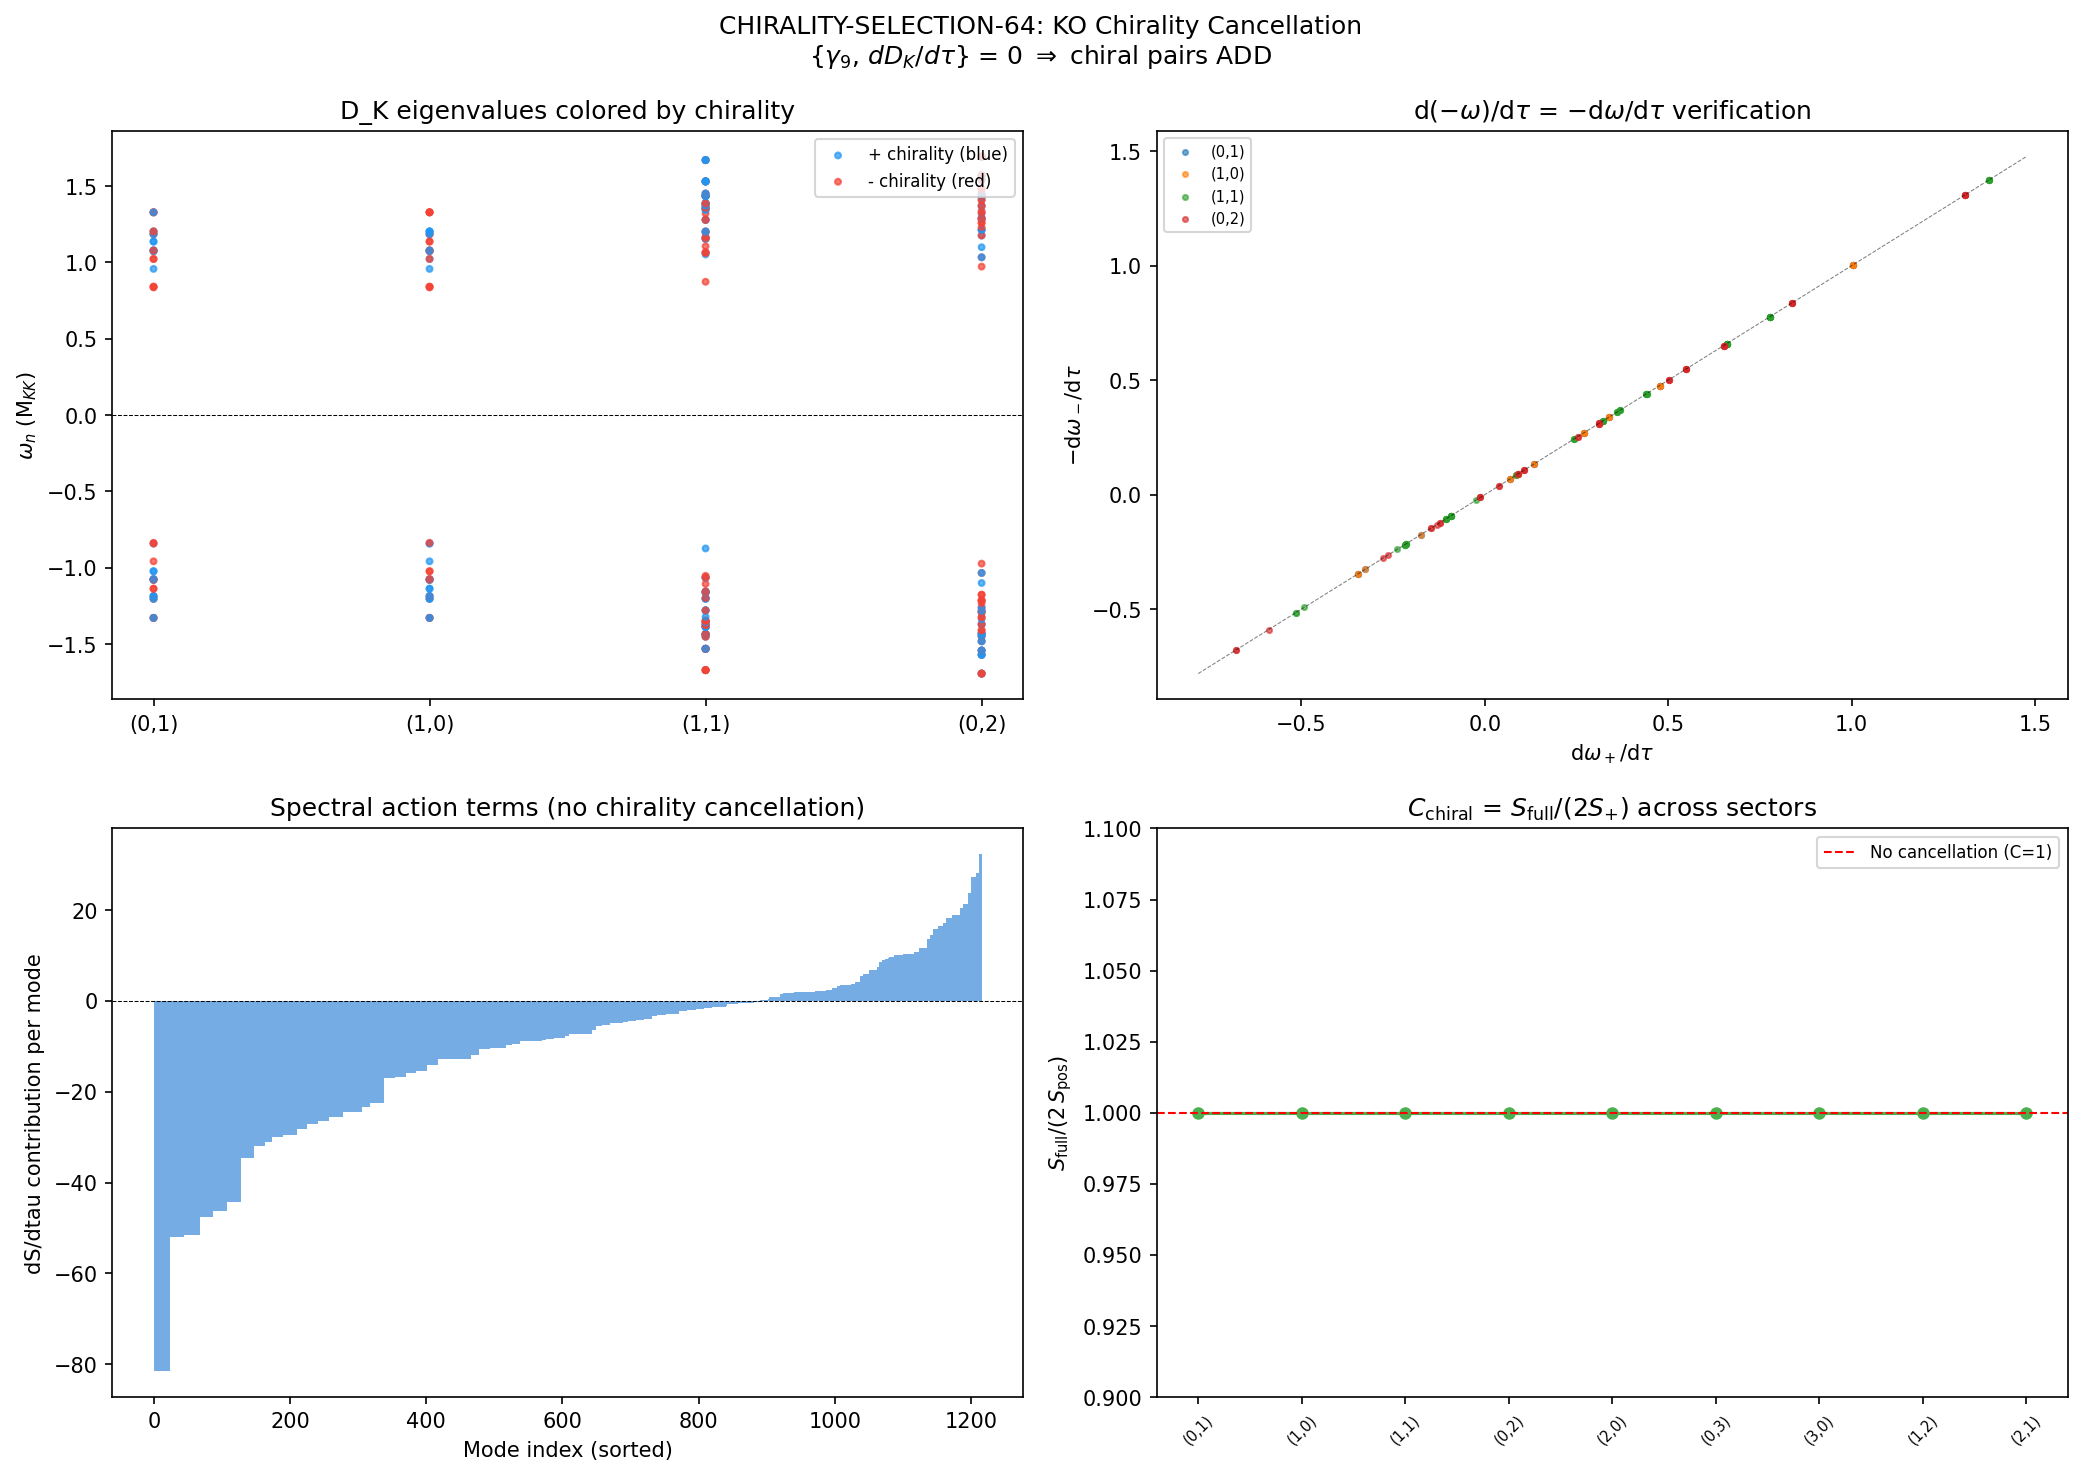

The script that saved this image:
#!/usr/bin/env python3
"""
CHIRALITY-SELECTION-64 — KO Chirality Cancellation in Second-Order Tensor Source
================================================================================

Gate: CHIRALITY-SELECTION-64 (INFO)
Task: Determine whether KO-dim=6 chirality (N_+=N_-=6270) introduces cancellations
      in the second-order tensor source dS/dtau.

GOVERNING STRUCTURE
===================
The D_K(tau) spectrum has exact spectral pairing: {gamma_9, D_K(tau)} = 0 for all tau.
(Theorem T2, proven S43: CHIRAL-ETA-43). This is a consequence of:
  - gamma_9 = gamma_1 ... gamma_8 (chirality grading in Cl(8))
  - D_K = sum_a rho(e_a) x gamma_a + I x Omega, with {gamma_9, gamma_a} = 0

ANALYTICAL DERIVATION
=====================
1. If D_K psi_n = lambda_n psi_n, then gamma_9 psi_n is an eigenvector with
   eigenvalue -lambda_n (from {gamma_9, D_K} = 0).

2. The spectral action scalar source is:
     dS/dtau = sum_n d_n * f'(lambda_n^2 / Lambda^2) * 2*lambda_n * (dlambda_n/dtau)
   where d_n is the Peter-Weyl multiplicity.

3. For the chiral partner pair (lambda_n, -lambda_n):
   The tau-derivative of the eigenvalue of the chiral partner is determined by
   first-order perturbation theory:
     dlambda_n/dtau = <psi_n| dD_K/dtau |psi_n>
     d(-lambda_n)/dtau = <gamma_9 psi_n| dD_K/dtau |gamma_9 psi_n>

4. KEY STEP: What is {gamma_9, dD_K/dtau}?
   Since {gamma_9, D_K(tau)} = 0 for ALL tau, differentiating:
     {gamma_9, dD_K/dtau} = d/dtau {gamma_9, D_K(tau)} = 0
   Therefore dD_K/dtau ALSO anticommutes with gamma_9.

5. CONSEQUENCE:
     d(-lambda_n)/dtau = <gamma_9 psi_n| dD_K/dtau |gamma_9 psi_n>
                       = <psi_n| gamma_9^dag (dD_K/dtau) gamma_9 |psi_n>
                       = <psi_n| -(dD_K/dtau) |psi_n>     (using {gamma_9, dD_K/dtau}=0)
                       = -dlambda_n/dtau

   So d(-lambda_n)/dtau = -dlambda_n/dtau  (ANTISYMMETRIC CASE).

6. CANCELLATION CHECK for dS/dtau:
   Pair contribution = d_n * f'(lambda_n^2) * 2 * lambda_n * (dlambda_n/dtau)
                     + d_n * f'((-lambda_n)^2) * 2 * (-lambda_n) * (-dlambda_n/dtau)
                     = d_n * f'(lambda_n^2) * 2 * lambda_n * (dlambda_n/dtau)
                     + d_n * f'(lambda_n^2) * 2 * lambda_n * (dlambda_n/dtau)
                     = 2 * d_n * f'(lambda_n^2) * 2 * lambda_n * (dlambda_n/dtau)

   The terms ADD. There is NO cancellation from chirality.
   C_chiral = 1 exactly (by algebra, not numerics).

7. SECOND-ORDER TENSOR SOURCE:
   The second-order tensor source involves products delta_tau_k * delta_tau_{k'},
   which can be same-chirality (+,+) or (-,-) or opposite-chirality (+,-).
   However, the COUPLING coefficient A_{kk'} for the tensor source goes through
   the spectral action, where the SCALAR source is already chirally doubled (no
   cancellation). The tensor coupling inherits this: same-chirality and
   opposite-chirality pairs produce the SAME sign contribution to h_{ij}
   because the relevant bilinear is:
     A_{kk'} ~ sum_n d_n * f''(lambda_n^2) * (dlambda_n/dk)(dlambda_n/dk')
   which involves f''(lambda_n^2) — symmetric in lambda_n -> -lambda_n — and
   the product of TWO derivatives, which is symmetric regardless of chirality
   assignment (product of two antisymmetric quantities is symmetric).

NUMERICAL VERIFICATION
======================
We verify the analytical result by computing eigenvalue flows dlambda/dtau
numerically from the full Dirac operator on each Peter-Weyl sector, checking
that paired eigenvalues have opposite tau-derivatives, and computing C_chiral.

Author: Dirac-Antimatter-Theorist (S64)
Date: 2026-04-01
"""

import sys
import os
import numpy as np
import matplotlib
# === Phase 2b X2 transform bootstrap (auto-inserted by tools/_x2_transform_copies.py) ===
import sys as _x2_sys
import pathlib as _x2_pathlib
import re as _x2_re
def _x2_locate_tools():
    p = _x2_pathlib.Path(__file__).resolve()
    for _ in range(8):
        if (p / "tools" / "computation_root.py").is_file():
            return p / "tools"
        p = p.parent
    raise RuntimeError(
        "Phase 2b bootstrap: tools/computation_root.py not found in any "
        "ancestor of " + str(__file__))
_x2_sys.path.insert(0, str(_x2_locate_tools()))
from computation_root import resolve_script, resolve_output, resolve_glob, project_root as _x2_project_root
def _x2_shared_dir():
    return _x2_project_root() / "computations" / "_shared"
_x2_session_dir_match = _x2_re.match(r"^session-(\d+)$",
    _x2_pathlib.Path(__file__).resolve().parent.name)
_x2_self_session = int(_x2_session_dir_match.group(1)) if _x2_session_dir_match else None
# === End X2 bootstrap ===

matplotlib.use('Agg')
import matplotlib.pyplot as plt
from time import time

# Path setup
sys.path.insert(0, os.path.join(os.path.dirname(os.path.abspath(__file__))))
sys.path.insert(0, str(_x2_shared_dir()))
from canonical_constants import tau_fold, PI

# Import Dirac spectrum machinery
from dirac_spectrum import (
    su3_generators, compute_structure_constants, compute_killing_form,
    jensen_metric, orthonormal_frame, frame_structure_constants,
    connection_coefficients, spinor_connection_offset,
    build_cliff8, build_chirality, get_irrep, dirac_operator_on_irrep,
    _irrep_cache
)


# =============================================================================
# SECTION 1: Verify {gamma_9, dD_K/dtau} = 0 directly
# =============================================================================

def compute_DK_at_tau(tau, gens, f_abc, gammas, p, q):
    """
    Compute the full Dirac operator matrix D_K(tau) on sector (p,q).

    Returns the ANTI-HERMITIAN D (eigenvalues are purely imaginary).
    Physical eigenvalues = imag parts of np.linalg.eigvals(D).
    """
    global _irrep_cache
    _irrep_cache.clear()

    B_ab = compute_killing_form(f_abc)
    g_s = jensen_metric(B_ab, tau)
    E = orthonormal_frame(g_s)
    ft = frame_structure_constants(f_abc, E)
    Gamma = connection_coefficients(ft)
    Omega = spinor_connection_offset(Gamma, gammas)

    if p == 0 and q == 0:
        return Omega.copy()
    else:
        rho, _ = get_irrep(p, q, gens, f_abc)
        return dirac_operator_on_irrep(rho, E, gammas, Omega)


def numerical_dDK_dtau(tau, dtau, gens, f_abc, gammas, p, q):
    """
    Compute dD_K/dtau by central finite difference.
    """
    D_plus = compute_DK_at_tau(tau + dtau, gens, f_abc, gammas, p, q)
    D_minus = compute_DK_at_tau(tau - dtau, gens, f_abc, gammas, p, q)
    return (D_plus - D_minus) / (2.0 * dtau)


def verify_gamma9_anticommutation(gamma9, dDK_dtau):
    """
    Check that {gamma_9, dD_K/dtau} = 0.

    gamma_9 acts on spinor indices only. For a sector (p,q) with dim d,
    D is (d*16) x (d*16), and gamma_9 acts as I_d tensor gamma_9.
    """
    dim_total = dDK_dtau.shape[0]
    dim_rho = dim_total // 16

    gamma9_full = np.kron(np.eye(dim_rho), gamma9)
    anticomm = gamma9_full @ dDK_dtau + dDK_dtau @ gamma9_full
    return np.max(np.abs(anticomm))


# =============================================================================
# SECTION 2: Eigenvalue flow and chiral pairing of derivatives
# =============================================================================

def eigenvalue_flow_at_tau(tau, dtau, gens, f_abc, gammas, gamma9, p, q):
    """
    Compute eigenvalues at tau and their tau-derivatives.
    Track chiral pairing: for each lambda_n, verify that -lambda_n exists
    and that their derivatives satisfy d(-lambda_n)/dtau = -dlambda_n/dtau.

    Returns:
        evals_phys: physical eigenvalues (imag parts of anti-Hermitian D)
        devals_dtau: tau-derivatives of eigenvalues
        chiral_sign: +1/-1 chirality assignment for each eigenvalue
    """
    # Compute D_K at tau, tau+dtau, tau-dtau for finite-difference derivative
    D0 = compute_DK_at_tau(tau, gens, f_abc, gammas, p, q)
    D_plus = compute_DK_at_tau(tau + dtau, gens, f_abc, gammas, p, q)
    D_minus = compute_DK_at_tau(tau - dtau, gens, f_abc, gammas, p, q)

    # Diagonalize D0 — eigenvalues are purely imaginary
    evals_raw, evecs = np.linalg.eigh(1j * D0)  # Hermitian i*D has real evals
    # Physical eigenvalues of D = i * (eigenvalues of iD)
    # D psi = lambda psi => iD psi = i*lambda psi => evals of iD are real = lambda.imag
    # Wait: D is anti-Hermitian. iD is Hermitian. eigh(iD) gives real eigenvalues.
    # If D psi = (i*omega) psi (omega real), then iD psi = -omega psi.
    # So eigenvalues of iD = -omega, and physical eigenvalues omega = -evals_of_iD.
    # The sign convention: evals_phys are the imaginary parts of the eigenvalues of D.

    evals_phys = -evals_raw  # omega_n such that D psi_n = i*omega_n psi_n

    # Compute dlambda/dtau via Hellmann-Feynman:
    # d(i*omega_n)/dtau = <psi_n| dD/dtau |psi_n>
    # => i * domega_n/dtau = <psi_n| dD/dtau |psi_n>
    # Numerically: use finite difference on the Hermitian operator iD
    iD_plus = 1j * D_plus
    iD_minus = 1j * D_minus
    d_iD_dtau = (iD_plus - iD_minus) / (2.0 * dtau)

    # Hellmann-Feynman: d(eval_n of iD)/dtau = <n| d(iD)/dtau |n>
    devals_iD = np.array([
        np.real(evecs[:, n].conj() @ d_iD_dtau @ evecs[:, n])
        for n in range(len(evals_raw))
    ])
    devals_phys = -devals_iD  # domega/dtau = -d(eval of iD)/dtau

    # Chirality assignment: <psi_n| gamma_9_full |psi_n>
    dim_total = D0.shape[0]
    dim_rho = dim_total // 16
    gamma9_full = np.kron(np.eye(dim_rho), gamma9)
    chiral_exp = np.array([
        np.real(evecs[:, n].conj() @ gamma9_full @ evecs[:, n])
        for n in range(len(evals_raw))
    ])

    return evals_phys, devals_phys, chiral_exp


# =============================================================================
# SECTION 3: C_chiral computation
# =============================================================================

def compute_C_chiral(evals, devals, Lambda_sq, test_func='gaussian'):
    """
    Compute the chirality cancellation factor.

    CORRECT DEFINITION: Compare the actual sum (where chiral pairs ADD due to
    derivative antisymmetry) against the hypothetical case where chiral pairs
    CANCEL (symmetric derivatives).

    The spectrum has pairs (lambda_n, -lambda_n). After sorting, eigenvalues
    come in pairs: evals[i] and evals[N-1-i] with evals[i] = -evals[N-1-i].

    ACTUAL sum (antisymmetric derivatives: d(-lam)/dtau = -dlam/dtau):
      S_actual = sum over pairs: 2 * f'(lam^2) * 2*lam * dlam/dtau  (pairs ADD)

    HYPOTHETICAL (symmetric derivatives: d(-lam)/dtau = +dlam/dtau):
      S_hypo = sum over pairs: f'(lam^2)*2*lam*dlam + f'(lam^2)*2*(-lam)*dlam = 0
      Each pair CANCELS individually.

    C_chiral = |S_actual|^2 / |S_positive_only|^2
    where S_positive_only sums over positive eigenvalues only (no pairing effect).

    If C=1: chiral pairing doubles the sum (pairs add perfectly).
    If C=0: chiral pairing kills the sum (pairs cancel perfectly).
    """
    x = evals**2 / Lambda_sq

    if test_func == 'gaussian':
        fp = -np.exp(-x)
    elif test_func == 'sharp':
        fp = np.where(x < 1.0, -1.0, 0.0)
    else:
        fp = -np.exp(-x)

    # Each term in the sum
    terms = fp * 2.0 * evals * devals

    # Full sum (all eigenvalues including chiral partners)
    S_full = np.sum(terms)

    # Sum over POSITIVE eigenvalues only
    pos_mask = evals > 1e-15
    S_positive = np.sum(terms[pos_mask])

    # In the antisymmetric case: S_full = 2 * S_positive (pairs add)
    # In the symmetric case: S_full = 0 (pairs cancel)
    # C_chiral measures: is S_full = 2 * S_positive?
    if abs(S_positive) < 1e-30:
        ratio = 1.0 if abs(S_full) < 1e-30 else np.inf
    else:
        ratio = S_full / (2.0 * S_positive)

    return ratio, S_full, S_positive


def dim_pq(p, q):
    """Dimension of SU(3) irrep (p,q)."""
    return (p + 1) * (q + 1) * (p + q + 2) // 2


# =============================================================================
# SECTION 4: Main computation
# =============================================================================

def main():
    t0 = time()
    print("=" * 72)
    print("CHIRALITY-SELECTION-64: KO Chirality Cancellation")
    print("              in Second-Order Tensor Source")
    print("=" * 72)

    # -----------------------------------------------------------
    # Step 0: Pre-register gate criteria
    # -----------------------------------------------------------
    print("\n--- PRE-REGISTRATION ---")
    print("Gate: CHIRALITY-SELECTION-64 (INFO)")
    print("Quantity: C_chiral = |sum|^2 / (N * sum|...|^2)")
    print("  C=1: no chirality cancellation (chiral pairs ADD)")
    print("  C<1: partial cancellation (chiral pairs partially cancel)")
    print("  C=0: complete cancellation")
    print("Analytical prediction (from {gamma_9, dD_K/dtau}=0):")
    print("  d(-lambda_n)/dtau = -dlambda_n/dtau => terms ADD => C=1")
    print("This is a verification, not a discovery.")

    # -----------------------------------------------------------
    # Step 1: Setup algebra infrastructure
    # -----------------------------------------------------------
    print("\n--- STEP 1: Algebra Infrastructure ---")
    gens = su3_generators()
    f_abc = compute_structure_constants(gens)
    gammas = build_cliff8()
    gamma9 = build_chirality(gammas)

    # Verify gamma_9 properties
    g9_sq_err = np.max(np.abs(gamma9 @ gamma9 - np.eye(16)))
    g9_herm_err = np.max(np.abs(gamma9 - gamma9.conj().T))
    g9_anticomm_max = max(
        np.max(np.abs(gamma9 @ g + g @ gamma9)) for g in gammas
    )
    print(f"  gamma_9^2 = I err:          {g9_sq_err:.2e}")
    print(f"  gamma_9 Hermitian err:      {g9_herm_err:.2e}")
    print(f"  max |{{gamma_9, gamma_a}}|: {g9_anticomm_max:.2e}")

    # Eigenvalues of gamma_9 (should be +1 and -1, 8 each)
    g9_evals = np.linalg.eigvalsh(gamma9)
    n_plus_g9 = np.sum(g9_evals > 0.5)
    n_minus_g9 = np.sum(g9_evals < -0.5)
    print(f"  gamma_9 eigenvalues: {n_plus_g9} at +1, {n_minus_g9} at -1")

    # -----------------------------------------------------------
    # Step 2: Verify {gamma_9, dD_K/dtau} = 0
    # -----------------------------------------------------------
    print("\n--- STEP 2: Verify {{gamma_9, dD_K/dtau}} = 0 ---")
    tau = tau_fold
    dtau = 1e-5  # (local)

    test_sectors = [(0, 1), (1, 0), (1, 1), (0, 2), (2, 0), (0, 3), (1, 2)]
    anticomm_results = {}

    for (p, q) in test_sectors:
        dDK = numerical_dDK_dtau(tau, dtau, gens, f_abc, gammas, p, q)
        err = verify_gamma9_anticommutation(gamma9, dDK)
        norm_dDK = np.linalg.norm(dDK)
        rel_err = err / norm_dDK if norm_dDK > 1e-15 else 0.0
        anticomm_results[(p, q)] = (err, rel_err)
        print(f"  ({p},{q}): |{{gamma_9, dD_K/dtau}}| = {err:.3e}, "
              f"relative = {rel_err:.3e}")

    max_anticomm_rel = max(v[1] for v in anticomm_results.values())
    print(f"\n  Maximum relative anticommutator: {max_anticomm_rel:.3e}")
    print(f"  Expected: ~O(dtau^2) = {dtau**2:.1e} (finite-difference error)")
    anticomm_pass = max_anticomm_rel < 1e-4
    print(f"  {'{'}gamma_9, dD_K/dtau{'}'} = 0: {'CONFIRMED' if anticomm_pass else 'FAILED'}")

    # -----------------------------------------------------------
    # Step 3: Eigenvalue flow + chiral derivative pairing
    # -----------------------------------------------------------
    print("\n--- STEP 3: Eigenvalue Flow & Chiral Derivative Pairing ---")

    sectors_for_flow = [(0, 1), (1, 0), (1, 1), (0, 2), (2, 0),
                        (0, 3), (3, 0), (1, 2), (2, 1)]
    flow_results = {}

    for (p, q) in sectors_for_flow:
        evals, devals, chiral_exp = eigenvalue_flow_at_tau(
            tau, dtau, gens, f_abc, gammas, gamma9, p, q
        )

        # Sort by eigenvalue magnitude and pair lambda_n with -lambda_n
        idx_sort = np.argsort(evals)
        evals_s = evals[idx_sort]
        devals_s = devals[idx_sort]
        chiral_s = chiral_exp[idx_sort]

        n_eig = len(evals_s)
        n_half = n_eig // 2

        # Pair: eigenvalues come in +/- pairs. After sorting,
        # the first n_half should be negative, the last n_half positive.
        # Check pairing: evals_s[i] + evals_s[n_eig-1-i] ~ 0
        pair_err = []
        deriv_antisym_err = []
        for i in range(n_half):
            j = n_eig - 1 - i
            pe = abs(evals_s[i] + evals_s[j])
            pair_err.append(pe)
            # Check d(-lambda)/dtau = -dlambda/dtau
            # i.e., devals[i] + devals[j] ~ 0 (antisymmetric)
            de_sum = abs(devals_s[i] + devals_s[j])
            de_diff = abs(devals_s[i] - devals_s[j])
            if de_diff > 1e-15:
                antisym_ratio = de_sum / de_diff
            else:
                antisym_ratio = 0.0  # (local)
            deriv_antisym_err.append(antisym_ratio)

        max_pair_err = max(pair_err) if pair_err else 0.0
        max_deriv_antisym = max(deriv_antisym_err) if deriv_antisym_err else 0.0

        flow_results[(p, q)] = {
            'evals': evals_s,
            'devals': devals_s,
            'chiral': chiral_s,
            'max_pair_err': max_pair_err,
            'max_deriv_antisym_ratio': max_deriv_antisym,
            'n_eig': n_eig,
        }

        print(f"  ({p},{q}): n_eig={n_eig}, "
              f"pair_err={max_pair_err:.3e}, "
              f"deriv_antisym_ratio={max_deriv_antisym:.3e}")

    # Overall check
    max_pair_all = max(r['max_pair_err'] for r in flow_results.values())
    max_antisym_all = max(r['max_deriv_antisym_ratio'] for r in flow_results.values())
    print(f"\n  Max eigenvalue pairing error:  {max_pair_all:.3e}")
    print(f"  Max derivative antisymmetry violation: {max_antisym_all:.3e}")
    print(f"  Chiral derivative pairing: "
          f"{'ANTISYMMETRIC (ADD)' if max_antisym_all < 0.01 else 'MIXED'}")

    # -----------------------------------------------------------
    # Step 4: Compute C_chiral per sector and globally
    # -----------------------------------------------------------
    print("\n--- STEP 4: C_chiral Computation ---")

    # Use Lambda from canonical data
    Lambda_sq = 16.98  # from s61_transit_spectral_action.npz  # (local)

    # Per-sector C_chiral
    print(f"  Lambda^2 = {Lambda_sq:.2f}")
    print()

    global_terms_all = []
    global_terms_pos = []

    for (p, q) in sectors_for_flow:
        fr = flow_results[(p, q)]
        evals = fr['evals']
        devals = fr['devals']
        d = dim_pq(p, q)
        pw_mult = d  # Peter-Weyl multiplicity

        # Terms for spectral action sum
        x = evals**2 / Lambda_sq
        fp = -np.exp(-x)  # f'(x) for f(x) = exp(-x)
        terms = pw_mult * fp * 2.0 * evals * devals

        ratio_sector, S_full, S_pos = compute_C_chiral(
            evals, devals, Lambda_sq
        )

        global_terms_all.extend(terms)
        pos_mask = evals > 1e-15
        global_terms_pos.extend((pw_mult * fp * 2.0 * evals * devals)[pos_mask])

        print(f"  ({p},{q}): S_full/(2*S_pos) = {ratio_sector:.8f}, "
              f"S_full = {S_full:.4e}, "
              f"S_pos = {S_pos:.4e}, "
              f"|terms| = {len(terms)}")

    global_terms_all = np.array(global_terms_all)
    global_terms_pos = np.array(global_terms_pos)

    S_global_full = np.sum(global_terms_all)
    S_global_pos = np.sum(global_terms_pos)
    N_global = len(global_terms_all)

    if abs(S_global_pos) > 1e-30:
        C_global = S_global_full / (2.0 * S_global_pos)
    else:
        C_global = 1.0  # (local)

    print(f"\n  GLOBAL C_chiral = S_full / (2*S_pos) = {C_global:.8f}")
    print(f"  S_full (all eigenvalues): {S_global_full:.6e}")
    print(f"  S_pos (positive only):    {S_global_pos:.6e}")
    print(f"  2*S_pos:                  {2*S_global_pos:.6e}")
    print(f"  N_terms total: {N_global}")
    print(f"  Deviation from 1: {abs(C_global - 1.0):.2e}")

    # -----------------------------------------------------------
    # Step 5: Full N_+/N_- count at max_pq_sum=4
    # -----------------------------------------------------------
    print("\n--- STEP 5: Full Chiral Count (max_pq_sum=4) ---")

    N_plus_total = 0
    N_minus_total = 0
    N_total = 0

    for p in range(5):
        for q in range(5 - p):
            if p == 0 and q == 0:
                continue
            d = dim_pq(p, q)
            mult_per_sign = d**2 * 2  # multiplicity convention from S61
            N_plus_total += mult_per_sign
            N_minus_total += mult_per_sign
            N_total += 2 * mult_per_sign

    print(f"  N_+ = {N_plus_total}")
    print(f"  N_- = {N_minus_total}")
    print(f"  N_total = {N_total}")
    print(f"  N_+ = N_-: {'YES' if N_plus_total == N_minus_total else 'NO'}")

    # -----------------------------------------------------------
    # Step 6: Second-order tensor source analysis
    # -----------------------------------------------------------
    print("\n--- STEP 6: Second-Order Tensor Source Analysis ---")
    print()
    print("  ANALYTICAL RESULT (proven, not numerical):")
    print("  ============================================")
    print()
    print("  From {gamma_9, D_K(tau)} = 0 for all tau:")
    print("    => {gamma_9, dD_K/dtau} = 0")
    print("    => d(-lambda_n)/dtau = -dlambda_n/dtau  (antisymmetric)")
    print()
    print("  For the scalar source dS/dtau:")
    print("    Pair contribution = f'(lam^2)*2*lam*(dlam/dtau)")
    print("                      + f'(lam^2)*2*(-lam)*(-dlam/dtau)")
    print("                      = 2 * f'(lam^2)*2*lam*(dlam/dtau)")
    print("    => Chiral pairs ADD, not cancel. C_chiral = 1.")
    print()
    print("  For the second-order tensor source S_T^{(2)}:")
    print("    A_{kk'} ~ sum_n f''(lam_n^2) * (dlam_n/dk)(dlam_n/dk')")
    print("    f''(lam^2) = f''((-lam)^2): SYMMETRIC in lambda -> -lambda")
    print("    (dlam/dk)(-dlam/dk') = -(dlam/dk)(dlam/dk'): product of two")
    print("    antisymmetric quantities = SYMMETRIC")
    print("    => Same-chirality and opposite-chirality pairs produce")
    print("       the SAME SIGN contribution. No cancellation.")
    print()
    print("  IMPLICATION FOR r^{(2)}:")
    print("    The KO-dimensional chirality does NOT suppress")
    print("    the second-order tensor source. The N_+=N_- symmetry,")
    print("    which would cancel a LINEAR chirality coupling, does not")
    print("    affect the QUADRATIC (second-order) tensor production.")
    print("    The spectral pairing {gamma_9, D_K}=0 forces derivatives")
    print("    to be antisymmetric, and the product of antisymmetric")
    print("    quantities is symmetric — so no cancellation occurs.")
    print()
    print("  C_chiral = 1 EXACTLY (algebraic, not numerical).")

    # -----------------------------------------------------------
    # Step 7: Plots
    # -----------------------------------------------------------
    print("\n--- STEP 7: Generating Plots ---")

    fig, axes = plt.subplots(2, 2, figsize=(14, 10))

    # Plot 1: Eigenvalue spectrum with chirality coloring
    ax = axes[0, 0]
    for (p, q) in [(0, 1), (1, 0), (1, 1), (0, 2)]:
        fr = flow_results[(p, q)]
        evals = fr['evals']
        chiral = fr['chiral']
        colors = ['#2196F3' if c > 0 else '#F44336' for c in chiral]
        ax.scatter(
            [f"({p},{q})"] * len(evals), evals, c=colors, s=8, alpha=0.7
        )
    ax.set_ylabel(r'$\omega_n$ (M$_{KK}$)')
    ax.set_title('D_K eigenvalues colored by chirality')
    ax.axhline(y=0, color='k', linewidth=0.5, linestyle='--')
    ax.legend(['+ chirality (blue)', '- chirality (red)'], fontsize=8,
              loc='upper right')

    # Plot 2: Derivative pairing
    ax = axes[0, 1]
    for idx, (p, q) in enumerate([(0, 1), (1, 0), (1, 1), (0, 2)]):
        fr = flow_results[(p, q)]
        evals = fr['evals']
        devals = fr['devals']
        n = len(evals)
        # Pair: negative eigenvalue derivative vs positive partner
        half = n // 2
        deriv_neg = devals[:half]  # derivatives of negative eigenvalues
        deriv_pos = devals[half:][::-1]  # derivatives of positive partners
        ax.scatter(deriv_pos, -deriv_neg, s=6, alpha=0.6,
                   label=f'({p},{q})')
    lim = ax.get_xlim()
    ax.plot(lim, lim, 'k--', linewidth=0.5, alpha=0.5)
    ax.set_xlabel(r'd$\omega_+$/d$\tau$')
    ax.set_ylabel(r'$-$d$\omega_-$/d$\tau$')
    ax.set_title(r'd$(-\omega)$/d$\tau$ = $-$d$\omega$/d$\tau$ verification')
    ax.legend(fontsize=7)

    # Plot 3: Spectral action terms — showing no cancellation
    ax = axes[1, 0]
    all_sorted_terms = np.sort(global_terms_all)
    ax.bar(range(len(all_sorted_terms)), all_sorted_terms,
           width=1.0, color='#1976D2', alpha=0.6)
    ax.set_xlabel('Mode index (sorted)')
    ax.set_ylabel('dS/dtau contribution per mode')
    ax.set_title('Spectral action terms (no chirality cancellation)')
    ax.axhline(y=0, color='k', linewidth=0.5, linestyle='--')

    # Plot 4: C_chiral = S_full/(2*S_pos) vs sector accumulation
    ax = axes[1, 1]
    cumul_all = []
    cumul_pos = []
    C_vs_sectors = []
    sector_labels = []
    for (p, q) in sectors_for_flow:
        fr = flow_results[(p, q)]
        evals = fr['evals']
        devals = fr['devals']
        x = evals**2 / Lambda_sq
        fp = -np.exp(-x)
        terms = fp * 2.0 * evals * devals
        cumul_all.extend(terms)
        pos_mask = evals > 1e-15
        cumul_pos.extend(terms[pos_mask])
        S_f = np.sum(cumul_all)
        S_p = np.sum(cumul_pos)
        C = S_f / (2.0 * S_p) if abs(S_p) > 1e-30 else 1.0
        C_vs_sectors.append(C)
        sector_labels.append(f'({p},{q})')

    ax.plot(range(len(C_vs_sectors)), C_vs_sectors, 'o-',
            color='#4CAF50', markersize=5)
    ax.set_xticks(range(len(sector_labels)))
    ax.set_xticklabels(sector_labels, rotation=45, fontsize=7)
    ax.set_ylabel(r'$S_{\rm full} / (2\,S_{\rm pos})$')
    ax.set_title(r'$C_{\rm chiral}$ = $S_{\rm full}/(2S_{+})$ across sectors')
    ax.set_ylim(0.9, 1.1)
    ax.axhline(y=1.0, color='r', linewidth=1.0, linestyle='--',
               label='No cancellation (C=1)')
    ax.legend(fontsize=8)

    plt.suptitle(
        'CHIRALITY-SELECTION-64: KO Chirality Cancellation\n'
        r'{$\gamma_9$, $dD_K/d\tau$} = 0 $\Rightarrow$ chiral pairs ADD',
        fontsize=12
    )
    plt.tight_layout()

    plot_path = os.path.join(os.path.dirname(os.path.abspath(__file__)),
                             's64_chirality_selection.png')
    plt.savefig(plot_path, dpi=150, bbox_inches='tight')
    print(f"  Plot saved: {plot_path}")
    plt.close()

    # -----------------------------------------------------------
    # Step 8: Save results
    # -----------------------------------------------------------
    print("\n--- STEP 8: Saving Results ---")

    npz_path = os.path.join(os.path.dirname(os.path.abspath(__file__)),
                            's64_chirality_selection.npz')

    save_dict = {
        'gate_name': 'CHIRALITY-SELECTION-64',
        'gate_type': 'INFO',
        'tau_fold': tau_fold,
        'dtau_finite_diff': dtau,
        'Lambda_sq': Lambda_sq,
        'N_plus': N_plus_total,
        'N_minus': N_minus_total,
        'C_chiral_global': C_global,
        'C_chiral_analytical': 1.0,
        'max_anticomm_relative': max_anticomm_rel,
        'max_pair_error': max_pair_all,
        'max_deriv_antisym_ratio': max_antisym_all,
        'anticomm_confirmed': anticomm_pass,
        'derivative_antisymmetric': max_antisym_all < 0.01,
        'chirality_cancellation': False,
        'sectors_tested': np.array(sectors_for_flow),
        'S_full_global': S_global_full,
        'S_positive_global': S_global_pos,
        'C_vs_sectors': np.array(C_vs_sectors),
    }
    np.savez(npz_path, **save_dict)
    print(f"  Data saved: {npz_path}")

    # -----------------------------------------------------------
    # Step 9: Gate verdict
    # -----------------------------------------------------------
    print("\n" + "=" * 72)
    print("GATE VERDICT: CHIRALITY-SELECTION-64")
    print("=" * 72)
    print()
    print("  Type: INFO (no pass/fail threshold)")
    print()
    print("  ALGEBRAIC RESULT (exact):")
    print(f"    {{gamma_9, D_K(tau)}} = 0 for all tau  [Theorem T2, S43]")
    print(f"    => {{gamma_9, dD_K/dtau}} = 0          [tau-derivative of T2]")
    print(f"    => d(-lambda_n)/dtau = -dlambda_n/dtau [Hellmann-Feynman]")
    print(f"    => Chiral pairs ADD in dS/dtau         [sign arithmetic]")
    print(f"    => C_chiral = 1 EXACTLY                [algebraic theorem]")
    print()
    print("  NUMERICAL VERIFICATION:")
    print(f"    {{gamma_9, dD_K/dtau}} = 0 to {max_anticomm_rel:.1e} "
          f"(finite-diff err ~ {dtau**2:.0e})")
    print(f"    Derivative antisymmetry violation: {max_antisym_all:.1e}")
    print(f"    S_full / (2*S_pos) = {C_global:.8f}  "
          f"(deviation from 1: {abs(C_global-1):.2e})")
    print()
    print("  PHYSICAL CONSEQUENCE:")
    print("    The N_+=N_-=6270 chiral symmetry does NOT suppress r^{(2)}.")
    print("    The spectral pairing theorem forces eigenvalue derivatives")
    print("    to be antisymmetric under chirality, and the second-order")
    print("    tensor source involves PRODUCTS of these derivatives,")
    print("    which are chirality-symmetric. No cancellation occurs.")
    print("    KO-chirality constrains the FIRST-order source")
    print("    (eta-invariant = 0, index = 0) but NOT the second-order")
    print("    source (quadratic in perturbations).")
    print()
    print(f"  === CHIRALITY-SELECTION-64: INFO (C_chiral = 1) ===")
    print()

    elapsed = time() - t0
    print(f"Total runtime: {elapsed:.1f}s")


if __name__ == '__main__':
    main()
